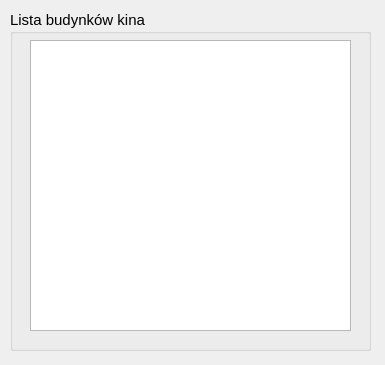
<?xml version="1.0" encoding="UTF-8"?>
<ui version="4.0">
 <class>BuildingList</class>
 <widget class="QDialog" name="BuildingList">
  <property name="geometry">
   <rect>
    <x>0</x>
    <y>0</y>
    <width>385</width>
    <height>365</height>
   </rect>
  </property>
  <property name="windowTitle">
   <string>Dialog</string>
  </property>
  <widget class="QGroupBox" name="groupBox_buildinglist">
   <property name="geometry">
    <rect>
     <x>10</x>
     <y>10</y>
     <width>361</width>
     <height>341</height>
    </rect>
   </property>
   <property name="font">
    <font>
     <pointsize>11</pointsize>
    </font>
   </property>
   <property name="title">
    <string>Lista budynków kina</string>
   </property>
   <widget class="QTableView" name="tableView">
    <property name="geometry">
     <rect>
      <x>20</x>
      <y>30</y>
      <width>321</width>
      <height>291</height>
     </rect>
    </property>
   </widget>
   <widget class="QListWidget" name="listWidget">
    <property name="geometry">
     <rect>
      <x>20</x>
      <y>30</y>
      <width>321</width>
      <height>291</height>
     </rect>
    </property>
   </widget>
  </widget>
 </widget>
 <resources/>
 <connections/>
</ui>
